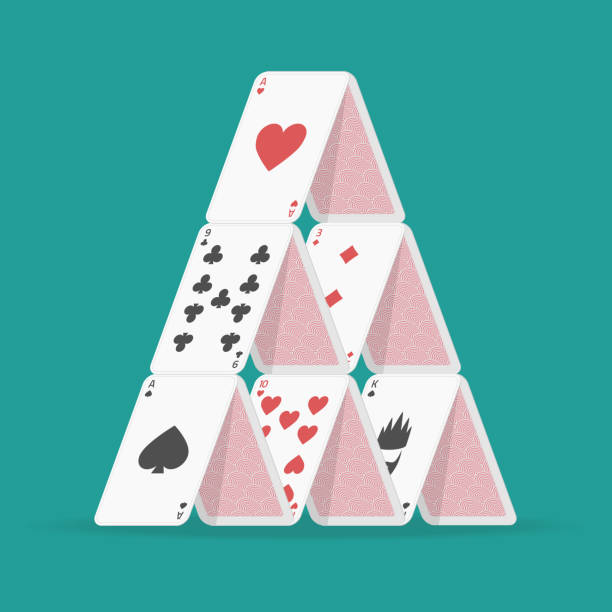
#> input picture Assets/Card.jpg, 612 x 612 px
$ python Wrapper.py
#> lines starting #> are read from the running program, lines starting #| are printed output that depends on the picture
import cv2
import numpy as np

img=cv2.imread('../../Assets/Card.jpg')
#> img is the input picture: shape (612, 612, 3); mean B, G, R 171.7, 174.7, 95.7

width,height=250,350
Points_1=np.float32([[145,375],[222,375],[94,521],[179,529]])
Points_2=np.float32([[0,0],[width,0],[0,height],[width,height]])
Matrix=cv2.getPerspectiveTransform(Points_1,Points_2)
Image_Output=cv2.warpPerspective(img,Matrix,(width,height))
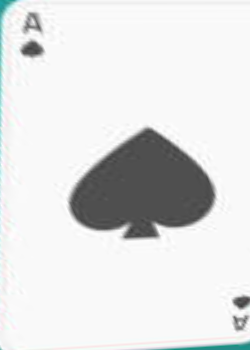
#> Image_Output: shape (350, 250, 3); mean B, G, R 225.7, 225.7, 224.9

cv2.imshow('Modiffied Image',Image_Output)
cv2.waitKey(0)
